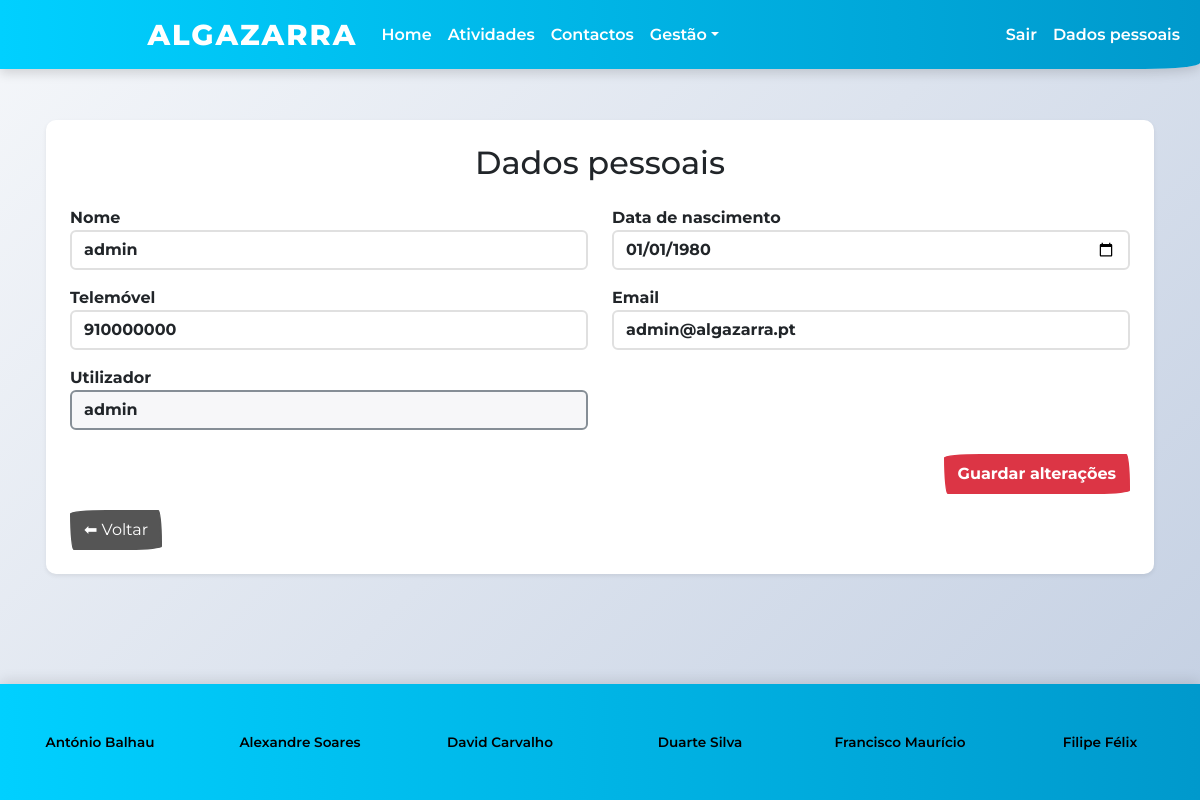
/dados.php (signed in), run on the app's committed database.
### tables this page shows
CREATE TABLE IF NOT EXISTS utilizador (
  id int(11) NOT NULL AUTO_INCREMENT,
  user varchar(30) NOT NULL,
  nome varchar(100) NOT NULL,
  data_nascimento date NOT NULL,
  telemovel varchar(20) NOT NULL,
  email varchar(100) NOT NULL,
  pwd varchar(200) NOT NULL,
  nivel int(11) NOT NULL DEFAULT 2,
  PRIMARY KEY (id)
);

### dados.php (the view, shortened to what this page needs)
<?php
$id_user = $_SESSION['id_user'];
$sql = "SELECT * FROM utilizador WHERE id = $id_user";
$res = mysqli_query($conn, $sql);
$dados = mysqli_fetch_assoc($res);
?>
    <link rel="stylesheet" href="bootstrap.min.css">
    <link rel="stylesheet" href="style.css">
<nav class="fixed-top navbar navbar-expand-lg" style="background-color: #00d0ff; border: none;" data-bs-theme="light">
    <div class="container-fluid">
        <div class="collapse navbar-collapse justify-content-center" id="navbarColor01">
            <ul class="navbar-nav mx-auto align-items-center justify-content-center">
                <a class="navbar-brand" href="index.php">ALGAZARRA</a>
                <li class="nav-item">
                    <a class="nav-link" href="index.php">Home</a>
                </li>
                <li class="nav-item">
                    <a class="nav-link" href="atividades.php">Atividades</a>
                </li>
                <li class="nav-item">
                    <a class="nav-link" href="contactos.php">Contactos</a>
                </li>
                <?php
                if (isset($_SESSION['id_user']) && $_SESSION['nivel'] == 1) {
                    echo '<li class="nav-item dropdown">';
                    echo '<a class="nav-link dropdown-toggle" href="#" id="navbarDropdownAdmin" role="button" data-bs-toggle="dropdown" aria-expanded="false">Gestão</a>';
                    echo '</li>';
                }
                ?>
            </ul>
            <ul class="navbar-nav ms-auto">
                <?php
                if (isset($_SESSION['id_user']) && isset($_SESSION['nivel'])) {
                    echo '<li class="nav-item"><a class="nav-link" href="logout.php">Sair</a></li>';
                }
                echo '<li class="nav-item">';
                if (isset($_SESSION['id_user']) && isset($_SESSION['nivel'])) {
                    echo '<a class="nav-link" href="dados.php">Dados pessoais</a>';
                } else {
                    echo '<a class="nav-link" href="login.php">Login</a>';
                }
                ?>
                </li>
            </ul>
        </div>
    </div>
</nav>
	<div class="container" style="padding:2vh;">
<div class="card shadow-sm p-4">
<h2 class="text-center">Dados pessoais</h2>
<form action="alterar_dados.php" method="post">
    <div class="row">
        <div class="col-md-6 mt-3">
            <label>Nome</label>
            <input type="text" name="nome" class="form-control" value="<?= $dados['nome'] ?>" required>
        </div>
        <div class="col-md-6 mt-3">
            <label>Data de nascimento</label>
            <input type="date" name="data_nascimento" class="form-control" value="<?= $dados['data_nascimento'] ?>" required>
        </div>
        <div class="col-md-6 mt-3">
            <label>Telemóvel</label>
            <input type="text" name="telemovel" class="form-control" value="<?= $dados['telemovel'] ?>" required>
        </div>
        <div class="col-md-6 mt-3">
            <label>Email</label>
            <input type="email" name="email" class="form-control" value="<?= $dados['email'] ?>" required>
        </div>
        <div class="col-md-6 mt-3">
            <label>Utilizador</label>
            <input type="text" class="form-control" value="<?= $dados['user'] ?>" disabled>
        </div>
    </div>
    <div class="text-end mt-4">
        <button type="submit" class="btn btn-danger fw-bold">
            Guardar alterações
        </button>
    </div>
</form>
<div class="text-start mt-3">
    <a href="index.php" class="btn btn-secondary">
        ⬅ Voltar
    </a>
</div>
</div>
</div>
<?php include './rodape.php'; ?>
</body>
</html>

### style.css (style rules this page uses)
* { margin: 0; padding: 0; box-sizing: border-box; }
.navbar { background: linear-gradient(90deg, #00d0ff 0%, #0099cc 100%) !important; box-shadow: 0 4px 12px rgba(0, 0, 0, 0.15); }
.navbar-brand { font-weight: 800; font-size: 1.8rem; letter-spacing: 2px; color: white !important; text-transform: uppercase; }
.nav-link { font-weight: 600; color: white !important; }
.card { border: none; border-radius: 10px; box-shadow: 0 4px 12px rgba(0, 0, 0, 0.1); transition: all 0.3s ease; background: white; overflow: hidden; }
.form-control, .form-select { border: 2px solid #e0e0e0; border-radius: 6px; }
.container { padding-top: 120px !important; padding-bottom: 120px !important; }

### data on the page
utilizador: nome "admin", data_nascimento "01/01/1980", telemovel "910000000", email "admin@algazarra.pt", user "admin"
